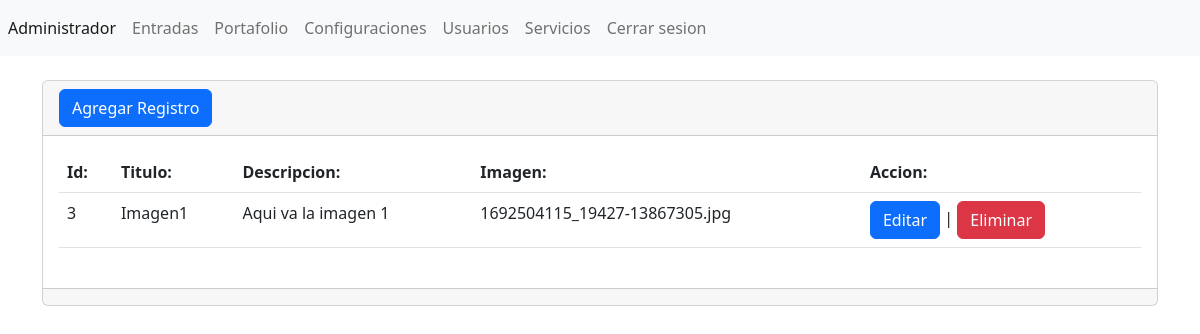
The page /admin/secciones/entradas/index.php (signed in) on the database its author committed.
### tables this page shows
CREATE TABLE `entradas` (
  `id` int(11) NOT NULL,
  `titulo` varchar(255) NOT NULL,
  `descripcion` longtext NOT NULL,
  `imagen` longblob NOT NULL
);

### admin/secciones/entradas/index.php (the view, shortened to what this page needs)
<?php
include("../../template/header.php");
include("../../db/db-connection.php");
$sentencia = $conexion->prepare("SELECT * FROM `entradas`");
$sentencia->execute();
$Listar_entradas=$sentencia->fetchAll(PDO::FETCH_ASSOC);
?>
<div class="card">
    <div class="card-header">
    <a name="" id="" class="btn btn-primary" href="crear.php" role="button">Agregar Registro</a>
    </div>
    <div class="card-body">
        <div class="table-responsive">
            <table class="table table">
                <thead>
                    <tr>
                        <th scope="col">Id:</th>
                        <th scope="col">Titulo:</th>
                        <th scope="col">Descripcion:</th>
                        <th scope="col">Imagen:</th>
                        <th scope="col">Accion:</th>
                    </tr>
                </thead>
                <tbody>
                  <?php foreach($Listar_entradas as $entradas){ ?>
                    <tr class="">
                        <td scope="row"><?php echo $entradas['id']?></td>
                        <td><?php echo $entradas['titulo']?></td>
                        <td><?php echo $entradas['descripcion']?></td>
                        <td><img width ="100px" src="../../../assets/imgFunzoo/<?php echo $entradas['imagen'];?>" class="" alt=""><?php echo $entradas['imagen'];?></td>
                        <td>
                        <a name="" id="" class="btn btn-primary" href="editar.php?txtID=<?php echo $entradas['id'];?>" role="button">Editar</a>
                        |
                        <a name="" id="" class="btn btn-danger" href="index.php?txtID=<?php echo $entradas['id'];?>" role="button">Eliminar</a>
                        </td>
                    </tr>
                    <?php } ?>
                </tbody>
            </table>
        </div>
    </div>
    <div class="card-footer text-muted">
    </div>
</div>
<?php include("../../template/footer.php"); ?>

### rows shown on the page
entradas: id "3", titulo "Imagen1", descripcion "Aqui va la imagen 1", imagen "1692504115_19427-13867305.jpg"
